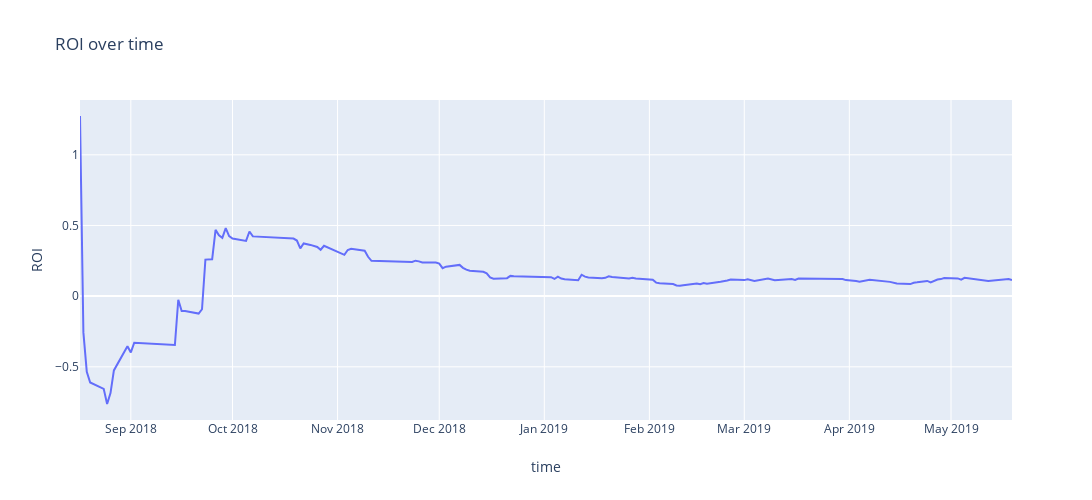

Here is the notebook cell this chart was saved with:
### Code cell
traces = []
scatter = go.Scatter(
    x=list(returns_over_time.keys()),
    y=list((returns_over_time.cumsum() / money_bet_over_time.cumsum()).values),
    mode='lines',
)
traces.append(scatter)

layout = {
    'title':'ROI over time',
    'xaxis': {
        'title': 'time',
    },
    'yaxis': {
        'title': 'ROI',
    },
    'width': 1300,
    'height': 500,
}
fig = go.Figure(data=traces, layout=layout)
iplot(fig)

### Figure 1 — Plotly figure (JSON) as saved in the notebook; plotly's stock layout.template omitted (floating-point values rounded to 4 significant figures; data arrays with more than 128 entries replaced by an {"elided": "..."} marker saying what was removed)
{"data": [{"mode": "lines", "type": "scatter", "x": {"elided": "129 str values"}, "y": {"elided": "129 float values"}}], "layout": {"height": 500, "title": {"text": "ROI over time"}, "width": 1300, "xaxis": {"title": {"text": "time"}}, "yaxis": {"title": {"text": "ROI"}}}}
